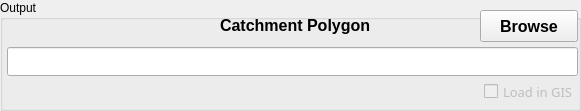
  <widget class="QGroupBox" name="groupBoxInput_2">
   <property name="geometry">
    <rect>
     <x>16</x>
     <y>106</y>
     <width>581</width>
     <height>111</height>
    </rect>
   </property>
   <property name="font">
    <font>
     <weight>50</weight>
     <bold>false</bold>
    </font>
   </property>
   <property name="title">
    <string>Output</string>
   </property>
   <widget class="QLabel" name="textLabel1_2">
    <property name="geometry">
     <rect>
      <x>220</x>
      <y>10</y>
      <width>171</width>
      <height>31</height>
     </rect>
    </property>
    <property name="font">
     <font>
      <pointsize>12</pointsize>
      <weight>75</weight>
      <bold>true</bold>
     </font>
    </property>
    <property name="text">
     <string>Catchment Polygon</string>
    </property>
   </widget>
   <widget class="QPushButton" name="pushButtonCatchmentPolygon">
    <property name="geometry">
     <rect>
      <x>480</x>
      <y>10</y>
      <width>98</width>
      <height>32</height>
     </rect>
    </property>
    <property name="font">
     <font>
      <pointsize>12</pointsize>
      <weight>75</weight>
      <bold>true</bold>
     </font>
    </property>
    <property name="text">
     <string>Browse</string>
    </property>
    <property name="autoDefault">
     <bool>false</bool>
    </property>
   </widget>
   <widget class="QLineEdit" name="lineEditCatchmentPolygon">
    <property name="geometry">
     <rect>
      <x>7</x>
      <y>47</y>
      <width>571</width>
      <height>29</height>
     </rect>
    </property>
    <property name="font">
     <font>
      <pointsize>11</pointsize>
      <weight>75</weight>
      <bold>true</bold>
     </font>
    </property>
   </widget>
   <widget class="QCheckBox" name="checkBoxCatchmentPolygon">
    <property name="enabled">
     <bool>false</bool>
    </property>
    <property name="geometry">
     <rect>
      <x>484</x>
      <y>81</y>
      <width>91</width>
      <height>21</height>
     </rect>
    </property>
    <property name="font">
     <font>
      <family>Sans Serif</family>
      <pointsize>10</pointsize>
      <weight>50</weight>
      <italic>false</italic>
      <bold>false</bold>
      <underline>false</underline>
      <strikeout>false</strikeout>
     </font>
    </property>
    <property name="text">
     <string>Load in GIS</string>
    </property>
    <property name="checkable">
     <bool>false</bool>
    </property>
    <property name="checked">
     <bool>false</bool>
    </property>
   </widget>
  </widget>
